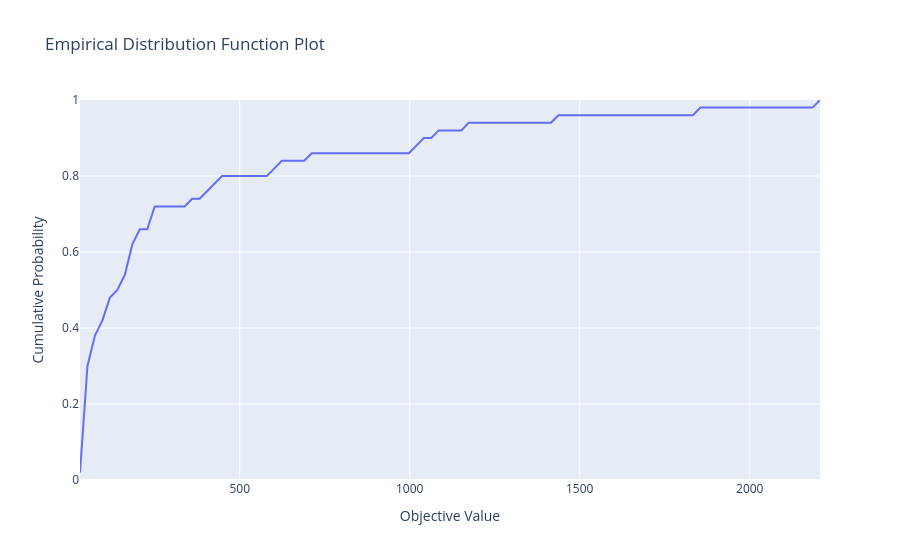

The code cell stored with this chart in its notebook:
### Code cell
op.visualization.plot_edf([study]).show()
